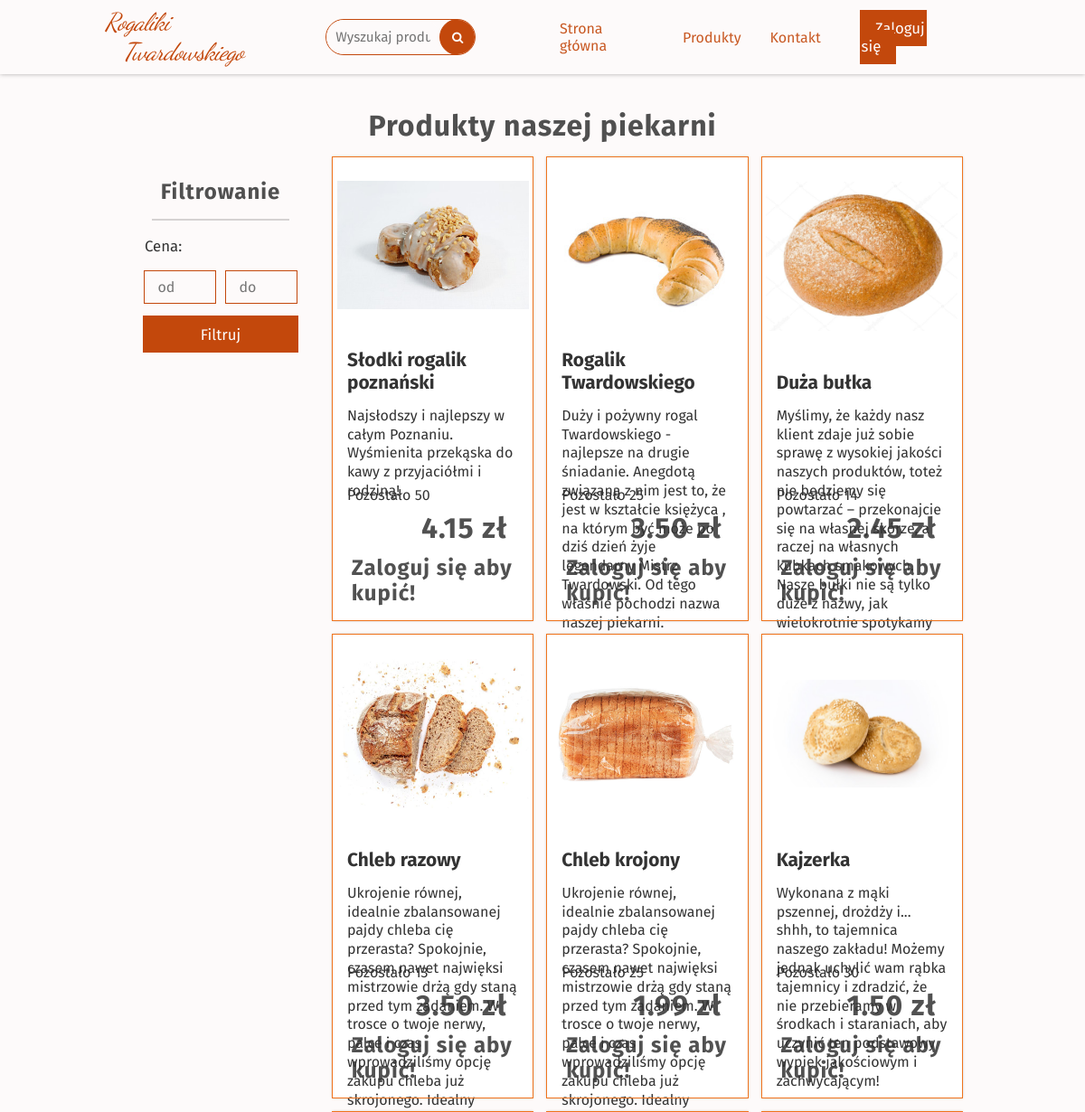
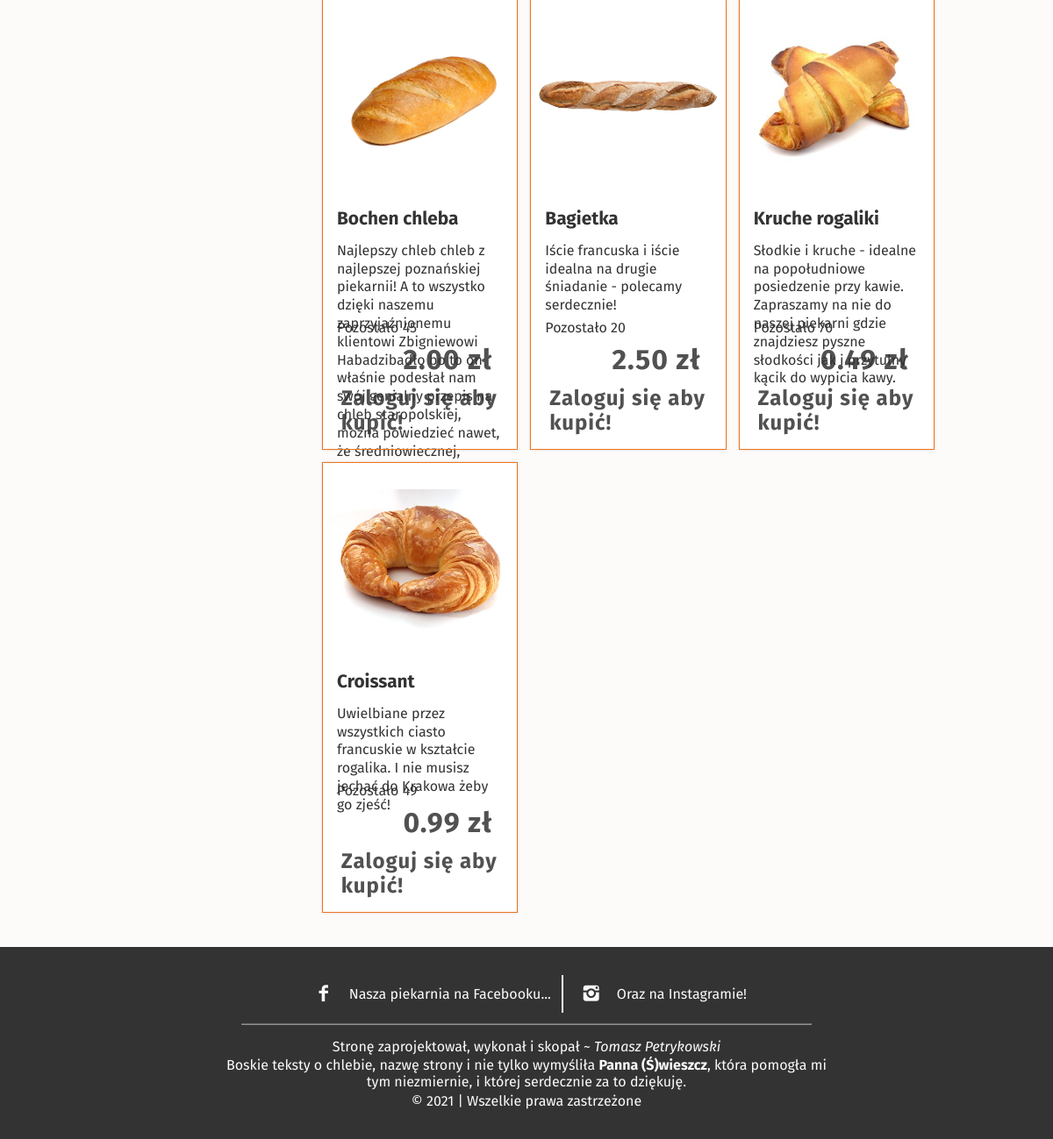
Page /scripts/php/products.php on the committed database (2 pictures, top to bottom).
### tables this page shows
CREATE TABLE `products` (
  `id` int(11) NOT NULL,
  `name` varchar(255) NOT NULL,
  `image` varchar(255) DEFAULT NULL,
  `description` text DEFAULT NULL,
  `price` decimal(10,2) NOT NULL,
  `quantity` int(11) NOT NULL,
  `created_at` datetime DEFAULT current_timestamp(),
  `created_by` int(11) DEFAULT NULL
);

### scripts/php/products.php (the view, shortened to what this page needs)
<?php
	require_once 'db_connect.php';
	$table_name = 'products';
	$query = "SELECT * FROM $table_name;";
	try {
		if ($result = $connection -> query($query)){
				$user_products = $result -> fetch_all(MYSQLI_ASSOC);
		} else {
			throw new Exception($connection -> error);
		}
	} catch (Exception $e) {
		$response["type"] = 'error';
		$response['message'] = "Błąd połączenia z bazą danych. Spróbuj ponownie później";
		$response['exception'] = $e;
	}
?>
<?php
    $index_url = '../../index.php';
    $products_url = './products.php';
    $contact_url = './contact.php';
    $search_url = './search.php';
    $login_url = './login.php';
?>
<!DOCTYPE html>
<html lang="pl">
	<head>
		<link rel="stylesheet" href="https://cdn.jsdelivr.net/npm/simplebar@5.3.0/dist/simplebar.css"/>
		<link rel="stylesheet" href="../css/main.css" />
		<link rel="stylesheet" href="../css/products.css" />
		<link rel="stylesheet" href="../../assets/icons/css/fontello.css" />
	</head>
	<body>
		<?php include './essentials/main_navbar.php'; ?>
		<main>
			<div class="spacer"></div>
            <section class="content">
                <div class="text">
                    <h2 class="text-header">Produkty naszej piekarni</h2>
                </div>
                <div class="container">
                    <div class="filter">
                        <div class="text">
                            <h2 class="text-header small">Filtrowanie</h2>
                        </div>
                        <hr class="menu-sep">
                        <form method="POST">
                            <p class="text-paragraph">Cena:</p>
                            <div class="input-wrapper">
                                <div class="input-next-to-input">
                                    <input class="input" type="number" name="price_from" placeholder="od" step="0.01">
                                    <input class="input" type="number" name="price_to" placeholder="do" step="0.01">
                                </div>
                            </div>
                            <div class="input-wrapper">
                                <input type="submit" name="filter_submit" value="Filtruj" class="main-btn input">
                            </div>
                        </form>
                    </div>
                    <div class="products">
                        <?php foreach($user_products as $product): ?>
                            <?php
                                if ($product['quantity'] > 0) {
                                    $status = "Pozostało";
                                } else {
                                    $status = "Tymczasowo niedostępny";
                                }
                            ?>
                            <div class="product-card">
                                <div class="product-img-wrapper">
                                    <img src="<?php echo substr($product['image'], 3);  ?>" alt="<?php echo $product['name'] ?>" class="product-img" />
                                </div>
                                <div class="product-content-wrapper">
                                    <h2 class="product-title"><?php echo $product['name'] ?></h2>
                                    <div class="product-desc" data-simplebar>
                                        <?php echo $product['description'] ?>
                                    </div>
                                    <p class="available"><?php echo $status." "; if ($product['quantity'] != 0) { echo $product['quantity']; } ?></p>
                                    <div class="price">
                                        <h2 class="text-header small"><?php echo $product['price']." zł"; ?></h2>
                                    </div>
                                </div>
                                <?php if(isset($_SESSION['is_logged_in'])): ?>
                                <form class="buttons" method="POST" style="<?php if ($product['quantity'] <= 0) echo 'display:none;'; ?>">
                                    <input type="number" name="product_quantity" placeholder="ilość" class="input" value="1" max="<?php echo $product['quantity']; ?>"/>
                                    <input type="hidden" name="product_id" value="<?php echo $product['id']; ?>">
                                    <input type='submit' name="product_submit" value="Kup" class="main-btn" />
                                </form>
                                <?php else: ?>
                                    <div class="buttons">
                                        <h2 class="text-header small">Zaloguj się aby kupić!</h2>
                                    </div>
                                <?php endif; ?>
                            </div>
                        <?php endforeach; ?>
                    </div>
                </div>
            </section>
        </main>
		<?php include "./essentials/footer.php" ?>
	</body>
</html>

### scripts/php/essentials/main_navbar.php (shortened to what this page needs)
<header>
    <div class="logo">
        <a href="<?php if(!empty($index_url)) echo $index_url; ?>" class="logo-text">Rogaliki<br />Twardowskiego</a>
    </div>
    <div class="search">
        <form action="<?php if(!empty($search_url)) echo $search_url; ?>" method="get">
            <input type="text" name="search" placeholder="Wyszukaj produkt" autocomplete="on" />
            <button type="submit" name="search_submit"><i class="icon-search"></i></button>
        </form>
    </div>
    <nav>
        <ul>
            <li class="nav-li"><a class="nav-links" href="<?php if(!empty($index_url)) echo $index_url; ?>">Strona główna</a></li>
            <li class="nav-li"><a class="nav-links" href="<?php if(!empty($products_url)) echo $products_url; ?>">Produkty</a></li>
            <li class="nav-li"><a class="nav-links" href="<?php if(!empty($contact_url)) echo $contact_url; ?>">Kontakt</a></li>
            <?php if (!isset($_SESSION['is_logged_in'])): ?>
                <li class="log-in">
                    <span class="nav-links">
                        <a class="main-btn" href="<?php if(!empty($login_url)) echo $login_url; ?>">Zaloguj się</a>
                    </span>
                </li>
            <?php endif ?>
        </ul>
    </nav>
</header>

### scripts/php/essentials/footer.php
<footer>
    <div class="social">
        <div class="fb">
            <a href="https://www.facebook.com" target="_blank">
                <i class="icon-facebook"></i>
                <p>Nasza piekarnia na Facebooku...</p>
            </a>
        </div>
        <div class="insta">
            <a href="https://www.instagram.com" target="_blank">
                <i class="icon-instagram"></i>
                <p>Oraz na Instagramie!</p>
            </a>
        </div>
    </div>
    <hr class="separator" />
    <div class="credits">
        <p>Stronę zaprojektował, wykonał i skopał ~ <i>Tomasz Petrykowski</i></p>
        <p>
            Boskie teksty o chlebie, nazwę strony i nie tylko wymyśliła <strong>Panna (Ś)wieszcz</strong>,
            która pomogła mi tym niezmiernie, i której serdecznie za to dziękuję.
        </p>
        <p>&copy; 2021 | Wszelkie prawa zastrzeżone</p>
    </div>
</footer>

### scripts/css/main.css (style rules this page uses)
:root { --clr-main-accent: #c3480c; --clr-white: rgba(253, 250, 250); --clr-darkish-black: #333; --clr-darker-main: #c33400; --font-main: "Fira Sans", sans-serif; --font-logo: "Dancing Script", serif; --section-height: calc(100vh - 5em); }
* { margin: 0; padding: 0; -webkit-box-sizing: border-box; -moz-box-sizing: border-box; box-sizing: border-box; }
.text-header { font-size: 2rem; letter-spacing: 1px; color: var(--clr-darkish-black); opacity: 0.85; }
.text-paragraph { margin-top: 1em; line-height: 1.4; font-size: 1.05rem; color: var(--clr-darkish-black); }
.small { font-size: 1.5rem; }
body { font-family: var(--font-main); background-color: var(--clr-white); }
header { width: 100%; position: fixed; background-color: var(--clr-white); display: flex; justify-content: space-around; align-items: center; box-shadow: 0 0 5px rgba(0, 0, 0, 0.3); padding: 0.5em 8.5rem; margin-bottom: 5.4em; z-index: 1000; }
.logo { align-self: flex-start; }
.logo-text { text-decoration: none; font-family: var(--font-logo); font-size: 1.7rem; margin: 1em 0 0 -20px; padding: 0 0.5em 0 0; color: var(--clr-main-accent); letter-spacing: -1px; font-style: italic; }
.search { --btn-height: 2.5em; flex: auto; padding: 0 2em; display: flex; justify-content: center; }
.search form { display: flex; justify-content: center; align-items: center; width: 65%; height: var(--btn-height); border: 1px solid var(--clr-main-accent); border-radius: 100vh; overflow: hidden; transition: width 250ms ease-in-out; }
.search form button { width: calc(0.5em + var(--btn-height)); height: calc(0.5em + var(--btn-height)); background-color: var(--clr-main-accent); color: var(--clr-white); border: 1px solid var(--clr-main-accent); border-radius: 100vh; outline: none; cursor: pointer; margin-right: -1px; transition: background-color 250ms ease-in-out; }
.search input[type="text"] { width: calc(100% - var(--btn-height)); height: var(--btn-height); background-color: var(--clr-white); padding: 0.7em; border-radius: 100vh; font-size: 0.95em; font-family: var(--font-main); border: none; outline: none; }
header nav ul { display: flex; justify-content: flex-end; align-items: center; list-style-type: none; }
.nav-li { position: relative; margin: 0.2em; padding: 0.8em 0.3em; margin: 0 0.7em; }
.nav-li::after, .nav-li::before { content: ""; position: absolute; background-color: var(--clr-main-accent); width: 50%; height: 3px; bottom: 0; opacity: 0.85; transform: scaleX(0); transition: transform 250ms ease-in-out; }
.nav-li::after { left: 0; transform-origin: center left; }
.nav-li::before { right: 0; transform-origin: center right; }
.nav-links { color: var(--clr-main-accent); opacity: 0.9; text-decoration: none; padding: 0.8em 0; }
.log-in { position: relative; margin-left: 1.8em; }
.log-in span { opacity: 1; }
main { width: 100%; }
.spacer { width: 100%; height: 80px; }
footer { width: 100%; padding: 2rem 8.5rem; background-color: var(--clr-darkish-black); color: var(--clr-white); display: flex; justify-content: center; align-items: center; flex-direction: column; text-align: center; }
footer .social { display: flex; justify-content: center; }
footer .social .fb a, footer .social .insta a { display: flex; align-items: center; padding: 0.25em 0.75em; color: var(--clr-white); text-decoration: none; outline: none; }
.fb { border-right: 1px solid var(--clr-white); }
.insta { border-left: 1px solid var(--clr-white); }
footer .social .fb i, footer .social .insta i { font-size: 1.3rem; padding: 0.25em; margin-right: 0.45em; }
.credits { width: 80ch; }
.credits p { margin: 0.15em; }
.separator { width: 70%; margin: 0.75em 0; opacity: 0.5; }
.input { width: 100%; border: none; outline: 1px solid var(--clr-main-accent); font-family: var(--font-main); font-size: 1rem; color: var(--clr-darkish-black); padding: 0.5em 0.9em; background-color: var(--clr-white); transition: outline-offset 100ms ease-in-out; }
.main-btn { background-color: var(--clr-main-accent); color: var(--clr-white); font-size: 1.05rem; font-family: var(--font-main); text-decoration: none; padding: 0.5em 0.9em; border: none; outline: 2px solid var(--clr-main-accent); transition: background-color 250ms ease-in-out; }

### rows in the picture
products: image (picture), name "Słodki rogalik poznański", description "Najsłodszy i najlepszy w całym Poznaniu. Wyśmienita przekąska do kawy z przyjaciółmi i rodziną!", quantity "Pozostało", quantity "50", price "4.15"
products: image (picture), name "Rogalik Twardowskiego", description "Duży i pożywny rogal Twardowskiego - najlepsze na drugie śniadanie. Anegdotą związaną z nim jest to, że jest w kształcie księżyca , na którym być może po dziś dzień żyje legendarny Mistrz Twardowski. Od tego właśnie pochodzi nazwa naszej piekarni.", quantity "Pozostało", quantity "25", price "3.50"
products: image (picture), name "Duża bułka", description "Myślimy, że każdy nasz klient zdaje już sobie sprawę z wysokiej jakości naszych produktów, toteż nie będziemy się powtarzać – przekonajcie się na własnej skórze, a raczej na własnych kubkach smakowych. Nasze bułki nie są tylko duże z nazwy, jak wielokrotnie spotykamy…", quantity "Pozostało", quantity "14", price "2.45"
products: image (picture), name "Chleb razowy", description "Ukrojenie równej, idealnie zbalansowanej pajdy chleba cię przerasta? Spokojnie, czasem nawet najwięksi mistrzowie drżą gdy staną przed tym zadaniem. W trosce o twoje nerwy, palce i czas wprowadziliśmy opcję zakupu chleba już skrojonego. Idealny…", quantity "Pozostało", quantity "13", price "3.50"
products: image (picture), name "Chleb krojony", description "Ukrojenie równej, idealnie zbalansowanej pajdy chleba cię przerasta? Spokojnie, czasem nawet najwięksi mistrzowie drżą gdy staną przed tym zadaniem. W trosce o twoje nerwy, palce i czas wprowadziliśmy opcję zakupu chleba już skrojonego. Idealny…", quantity "Pozostało", quantity "25", price "1.99"
products: image (picture), name "Kajzerka", description "Wykonana z mąki pszennej, drożdży i... shhh, to tajemnica naszego zakładu! Możemy jednak uchylić wam rąbka tajemnicy i zdradzić, że nie przebieramy w środkach i staraniach, aby uczynić ten podstawowy wypiek jakościowym i zachwycającym!", quantity "Pozostało", quantity "30", price "1.50"
products: image (picture), name "Bochen chleba", description "Najlepszy chleb chleb z najlepszej poznańskiej piekarnii! A to wszystko dzięki naszemu zaprzyjaźnionemu klientowi Zbigniewowi Habadzibadło bo to on właśnie podesłał nam swój genialny przepis na chleb staropolskiej, można powiedzieć nawet, że średniowiecznej,…", quantity "Pozostało", quantity "45", price "2.00"
products: image (picture), name "Bagietka", description "Iście francuska i iście idealna na drugie śniadanie - polecamy serdecznie!", quantity "Pozostało", quantity "20", price "2.50"
products: image (picture), name "Kruche rogaliki", description "Słodkie i kruche - idealne na popołudniowe posiedzenie przy kawie. Zapraszamy na nie do naszej piekarni gdzie znajdziesz pyszne słodkości jak i przytulny kącik do wypicia kawy.", quantity "Pozostało", quantity "70", price "0.49"
products: image+name (picture), name "Croissant", description "Uwielbiane przez wszystkich ciasto francuskie w kształcie rogalika. I nie musisz jechać do Krakowa żeby go zjeść!", quantity "Pozostało", quantity "49", price "0.99"
